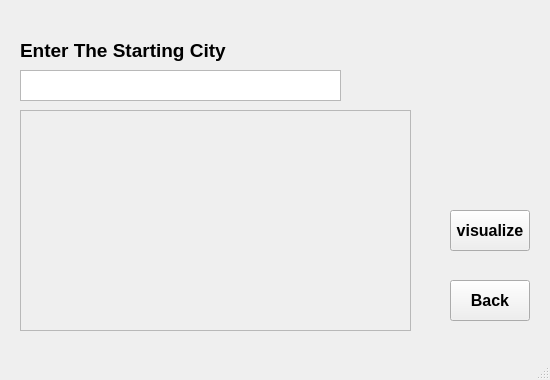
<?xml version="1.0" encoding="UTF-8"?>
<ui version="4.0">
 <class>BFSDesign</class>
 <widget class="QMainWindow" name="BFSDesign">
  <property name="geometry">
   <rect>
    <x>0</x>
    <y>0</y>
    <width>550</width>
    <height>380</height>
   </rect>
  </property>
  <property name="windowTitle">
   <string>BFS</string>
  </property>
  <property name="windowIcon">
   <iconset resource="resources.qrc">
    <normaloff>:/Downloads/icons8-map-94.png</normaloff>:/Downloads/icons8-map-94.png</iconset>
  </property>
  <widget class="QWidget" name="centralwidget">
   <widget class="QPushButton" name="pushButton">
    <property name="geometry">
     <rect>
      <x>450</x>
      <y>210</y>
      <width>80</width>
      <height>41</height>
     </rect>
    </property>
    <property name="font">
     <font>
      <pointsize>12</pointsize>
      <bold>true</bold>
     </font>
    </property>
    <property name="text">
     <string>visualize</string>
    </property>
   </widget>
   <widget class="QTextEdit" name="textEdit">
    <property name="geometry">
     <rect>
      <x>20</x>
      <y>70</y>
      <width>321</width>
      <height>31</height>
     </rect>
    </property>
   </widget>
   <widget class="QLabel" name="label_2">
    <property name="geometry">
     <rect>
      <x>20</x>
      <y>30</y>
      <width>291</width>
      <height>41</height>
     </rect>
    </property>
    <property name="font">
     <font>
      <pointsize>14</pointsize>
      <bold>true</bold>
     </font>
    </property>
    <property name="text">
     <string>Enter The Starting City</string>
    </property>
   </widget>
   <widget class="QScrollArea" name="scrollArea">
    <property name="geometry">
     <rect>
      <x>20</x>
      <y>110</y>
      <width>391</width>
      <height>221</height>
     </rect>
    </property>
    <property name="widgetResizable">
     <bool>true</bool>
    </property>
    <widget class="QWidget" name="scrollAreaWidgetContents">
     <property name="geometry">
      <rect>
       <x>0</x>
       <y>0</y>
       <width>389</width>
       <height>219</height>
      </rect>
     </property>
    </widget>
   </widget>
   <widget class="QPushButton" name="pushButton_2">
    <property name="geometry">
     <rect>
      <x>450</x>
      <y>280</y>
      <width>80</width>
      <height>41</height>
     </rect>
    </property>
    <property name="font">
     <font>
      <pointsize>12</pointsize>
      <bold>true</bold>
     </font>
    </property>
    <property name="text">
     <string>Back</string>
    </property>
   </widget>
  </widget>
  <widget class="QMenuBar" name="menubar">
   <property name="geometry">
    <rect>
     <x>0</x>
     <y>0</y>
     <width>550</width>
     <height>17</height>
    </rect>
   </property>
  </widget>
  <widget class="QStatusBar" name="statusbar"/>
 </widget>
 <resources>
  <include location="resources.qrc"/>
 </resources>
 <connections/>
</ui>
